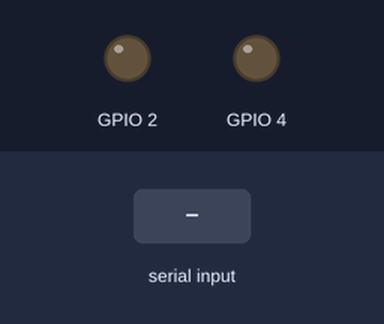
Bench run of a sketch on a simulated ESP32. Shown: output pins drawn as LEDs (lit = HIGH). The test bench sets the inputs (shaded band). What the sketch prints to the serial monitor is not drawn.

Above: at 1.2 s.
1.3 s: "handshake,1\n" received over Serial
At 2.9 s:
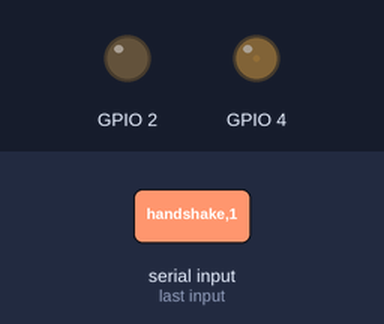
3.8 s: "90,45\n" received over Serial
At 6.0 s:
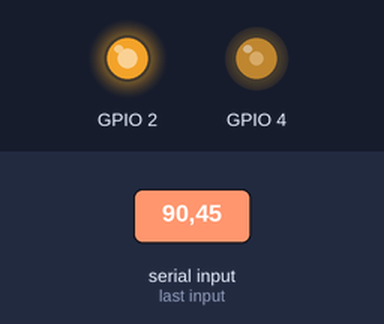
6.3 s: "1,90,45\n" received over Serial
At 7.9 s:
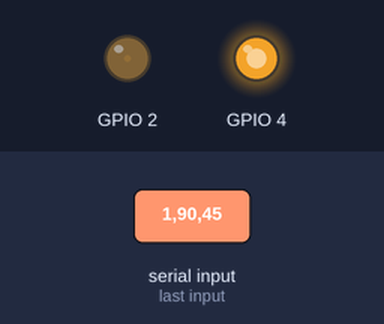
8.8 s: "handshake,150\n" received over Serial
At 11.0 s:
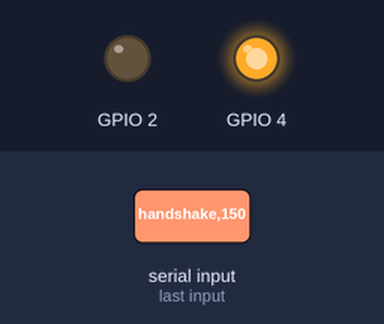
11.3 s: "30,150\n" received over Serial
At 12.9 s:
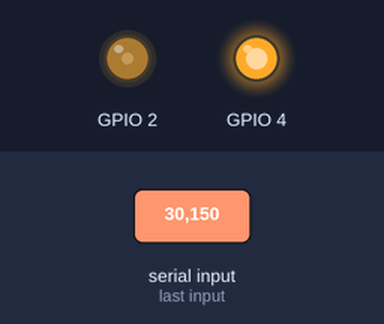
13.8 s: "5\n" received over Serial
At 16.0 s:
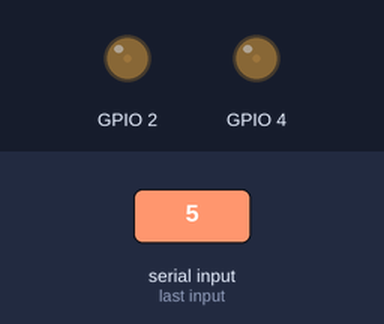
Timing chart, 0 to 17.3 s (numbered marks = the images above; inputs shaded):
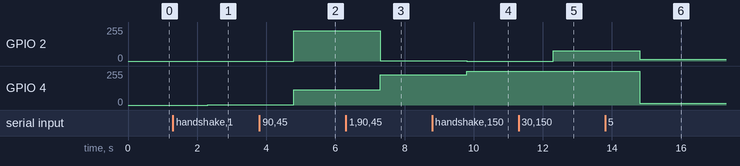

Measured:
- after the input at 1.3 s, GPIO 4: 0/255 → 2/255 after 1.0 s
- after the input at 3.8 s, GPIO 2: 0/255 → 228/255 after 1.0 s; GPIO 4: 2/255 → 114/255 after 1.0 s
- after the input at 6.3 s, GPIO 2: 228/255 → 2/255 after 1.0 s; GPIO 4: 114/255 → 228/255 after 1.0 s
- after the input at 8.8 s, GPIO 2: 2/255 → 0/255 after 1.0 s; GPIO 4: 228/255 → 255/255 after 1.0 s
- after the input at 11.3 s, GPIO 2: 0/255 → 76/255 after 1.0 s
- after the input at 13.8 s, GPIO 2: 76/255 → 12/255 after 1.0 s; GPIO 4: 255/255 → 12/255 after 1.0 s

The sketch:

dashboard_esp32.ino
```cpp
String str;
String cpu;
String ram;

int freq = 2000;    // 频率
int channel_cpu = 0;    // 通道
int channel_ram = 1;    // 通道
int resolution = 8;   // 分辨率
void setup() {
  Serial.begin(115200);
  ledcSetup(channel_cpu, freq, resolution);
  ledcSetup(channel_ram, freq, resolution);
  ledcAttachPin(2, channel_cpu);
  ledcAttachPin(4, channel_ram);
}
void loop() {
  while (!Serial.available());

  String str = Serial.readString();
  //疑惑：arduino uno 貌似不用去掉\n,但esp32则不行
  str.trim();

  if (str.equals("handshake")) {
    Serial.println("handshake");
  } else {
    int index = str.indexOf(",");
    cpu = str.substring(0, index);
    ram = str.substring(index + 1, str.length());
    Serial.print(cpu + " - " + ram);
    //使用ledcWrite实现pwm
    ledcWrite(channel_cpu, map(cpu.toInt(),0,100,0,255));
    ledcWrite(channel_ram, map(ram.toInt(),0,100,0,255));
  }

}
```
